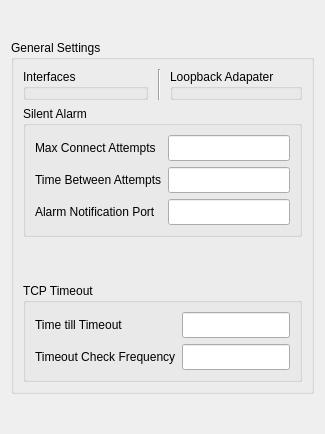
        <widget class="QWidget" name="generalPage">
         <layout class="QVBoxLayout" name="genVertBox">
          <property name="spacing">
           <number>0</number>
          </property>
          <property name="topMargin">
           <number>0</number>
          </property>
          <property name="bottomMargin">
           <number>0</number>
          </property>
          <item>
           <spacer name="genSettingsSpacer_2">
            <property name="orientation">
             <enum>Qt::Vertical</enum>
            </property>
            <property name="sizeHint" stdset="0">
             <size>
              <width>20</width>
              <height>40</height>
             </size>
            </property>
           </spacer>
          </item>
          <item>
           <widget class="QGroupBox" name="genGroupBox">
            <property name="title">
             <string>General Settings</string>
            </property>
            <property name="flat">
             <bool>true</bool>
            </property>
            <layout class="QVBoxLayout" name="verticalLayout">
             <item>
              <layout class="QHBoxLayout" name="interfaceHLayout">
               <item>
                <widget class="QGroupBox" name="interfaceGroupBox">
                 <property name="sizePolicy">
                  <sizepolicy hsizetype="MinimumExpanding" vsizetype="MinimumExpanding">
                   <horstretch>0</horstretch>
                   <verstretch>0</verstretch>
                  </sizepolicy>
                 </property>
                 <property name="title">
                  <string>Interfaces</string>
                 </property>
                 <property name="alignment">
                  <set>Qt::AlignLeading|Qt::AlignLeft|Qt::AlignTop</set>
                 </property>
                 <layout class="QVBoxLayout" name="interfaceGroupBoxVLayout" stretch="">
                  <property name="topMargin">
                   <number>0</number>
                  </property>
                  <property name="rightMargin">
                   <number>0</number>
                  </property>
                  <property name="bottomMargin">
                   <number>0</number>
                  </property>
                 </layout>
                </widget>
               </item>
               <item>
                <widget class="Line" name="IFVLine">
                 <property name="minimumSize">
                  <size>
                   <width>10</width>
                   <height>0</height>
                  </size>
                 </property>
                 <property name="orientation">
                  <enum>Qt::Vertical</enum>
                 </property>
                </widget>
               </item>
               <item>
                <widget class="QGroupBox" name="loopbackGroupBox">
                 <property name="sizePolicy">
                  <sizepolicy hsizetype="MinimumExpanding" vsizetype="MinimumExpanding">
                   <horstretch>0</horstretch>
                   <verstretch>0</verstretch>
                  </sizepolicy>
                 </property>
                 <property name="title">
                  <string>Loopback Adapater</string>
                 </property>
                 <property name="alignment">
                  <set>Qt::AlignLeading|Qt::AlignLeft|Qt::AlignTop</set>
                 </property>
                 <layout class="QVBoxLayout" name="loopbackGroupBoxVLayout" stretch="">
                  <property name="topMargin">
                   <number>0</number>
                  </property>
                  <property name="rightMargin">
                   <number>0</number>
                  </property>
                  <property name="bottomMargin">
                   <number>0</number>
                  </property>
                 </layout>
                </widget>
               </item>
              </layout>
             </item>
             <item>
              <widget class="QGroupBox" name="saGroupBox">
               <property name="title">
                <string>Silent Alarm</string>
               </property>
               <property name="flat">
                <bool>true</bool>
               </property>
               <layout class="QFormLayout" name="formLayout_4">
                <item row="4" column="0">
                 <widget class="QLabel" name="saPortLabel">
                  <property name="sizePolicy">
                   <sizepolicy hsizetype="Preferred" vsizetype="Fixed">
                    <horstretch>0</horstretch>
                    <verstretch>0</verstretch>
                   </sizepolicy>
                  </property>
                  <property name="minimumSize">
                   <size>
                    <width>0</width>
                    <height>26</height>
                   </size>
                  </property>
                  <property name="maximumSize">
                   <size>
                    <width>16777215</width>
                    <height>26</height>
                   </size>
                  </property>
                  <property name="toolTip">
                   <string>&lt;!DOCTYPE HTML PUBLIC &quot;-//W3C//DTD HTML 4.0//EN&quot; &quot;http://www.w3.org/TR/REC-html40/strict.dtd&quot;&gt;
&lt;html&gt;&lt;head&gt;&lt;meta name=&quot;qrichtext&quot; content=&quot;1&quot; /&gt;&lt;style type=&quot;text/css&quot;&gt;
p, li { white-space: pre-wrap; }
&lt;/style&gt;&lt;/head&gt;&lt;body style=&quot; font-family:'Sans Serif'; font-size:9pt; font-weight:400; font-style:normal;&quot;&gt;
&lt;table border=&quot;0&quot; style=&quot;-qt-table-type: root; margin-top:4px; margin-bottom:4px; margin-left:4px; margin-right:4px;&quot;&gt;
&lt;tr&gt;
&lt;td style=&quot;border: none;&quot;&gt;
&lt;p align=&quot;center&quot; style=&quot; margin-top:0px; margin-bottom:0px; margin-left:0px; margin-right:0px; -qt-block-indent:0; text-indent:0px;&quot;&gt;The port to send silent alarams on.&lt;/p&gt;&lt;/td&gt;&lt;/tr&gt;&lt;/table&gt;&lt;/body&gt;&lt;/html&gt;</string>
                  </property>
                  <property name="text">
                   <string>Alarm Notification Port</string>
                  </property>
                 </widget>
                </item>
                <item row="4" column="1">
                 <widget class="QLineEdit" name="saPortEdit">
                  <property name="sizePolicy">
                   <sizepolicy hsizetype="Expanding" vsizetype="Fixed">
                    <horstretch>0</horstretch>
                    <verstretch>0</verstretch>
                   </sizepolicy>
                  </property>
                  <property name="minimumSize">
                   <size>
                    <width>0</width>
                    <height>26</height>
                   </size>
                  </property>
                  <property name="maximumSize">
                   <size>
                    <width>16777215</width>
                    <height>26</height>
                   </size>
                  </property>
                  <property name="toolTip">
                   <string>&lt;!DOCTYPE HTML PUBLIC &quot;-//W3C//DTD HTML 4.0//EN&quot; &quot;http://www.w3.org/TR/REC-html40/strict.dtd&quot;&gt;
&lt;html&gt;&lt;head&gt;&lt;meta name=&quot;qrichtext&quot; content=&quot;1&quot; /&gt;&lt;style type=&quot;text/css&quot;&gt;
p, li { white-space: pre-wrap; }
&lt;/style&gt;&lt;/head&gt;&lt;body style=&quot; font-family:'Sans Serif'; font-size:9pt; font-weight:400; font-style:normal;&quot;&gt;
&lt;table border=&quot;0&quot; style=&quot;-qt-table-type: root; margin-top:4px; margin-bottom:4px; margin-left:4px; margin-right:4px;&quot;&gt;
&lt;tr&gt;
&lt;td style=&quot;border: none;&quot;&gt;
&lt;p align=&quot;center&quot; style=&quot; margin-top:0px; margin-bottom:0px; margin-left:0px; margin-right:0px; -qt-block-indent:0; text-indent:0px;&quot;&gt;The port to send silent alarams on.&lt;/p&gt;&lt;/td&gt;&lt;/tr&gt;&lt;/table&gt;&lt;/body&gt;&lt;/html&gt;</string>
                  </property>
                 </widget>
                </item>
                <item row="1" column="1">
                 <widget class="QLineEdit" name="saAttemptsMaxEdit">
                  <property name="minimumSize">
                   <size>
                    <width>0</width>
                    <height>26</height>
                   </size>
                  </property>
                  <property name="maximumSize">
                   <size>
                    <width>16777215</width>
                    <height>26</height>
                   </size>
                  </property>
                  <property name="font">
                   <font>
                    <kerning>true</kerning>
                   </font>
                  </property>
                  <property name="toolTip">
                   <string>&lt;!DOCTYPE HTML PUBLIC &quot;-//W3C//DTD HTML 4.0//EN&quot; &quot;http://www.w3.org/TR/REC-html40/strict.dtd&quot;&gt;
&lt;html&gt;&lt;head&gt;&lt;meta name=&quot;qrichtext&quot; content=&quot;1&quot; /&gt;&lt;style type=&quot;text/css&quot;&gt;
p, li { white-space: pre-wrap; }
&lt;/style&gt;&lt;/head&gt;&lt;body style=&quot; font-family:'Sans Serif'; font-size:9pt; font-weight:400; font-style:normal;&quot;&gt;
&lt;table border=&quot;0&quot; style=&quot;-qt-table-type: root; margin-top:4px; margin-bottom:4px; margin-left:4px; margin-right:4px;&quot;&gt;
&lt;tr&gt;
&lt;td style=&quot;border: none;&quot;&gt;
&lt;p align=&quot;center&quot; style=&quot; margin-top:0px; margin-bottom:0px; margin-left:0px; margin-right:0px; -qt-block-indent:0; text-indent:0px;&quot;&gt;The IP address to send silent alarams from.&lt;/p&gt;&lt;/td&gt;&lt;/tr&gt;&lt;/table&gt;&lt;/body&gt;&lt;/html&gt;</string>
                  </property>
                 </widget>
                </item>
                <item row="1" column="0">
                 <widget class="QLabel" name="saAttemptsMaxLabel">
                  <property name="sizePolicy">
                   <sizepolicy hsizetype="Preferred" vsizetype="Fixed">
                    <horstretch>0</horstretch>
                    <verstretch>0</verstretch>
                   </sizepolicy>
                  </property>
                  <property name="minimumSize">
                   <size>
                    <width>0</width>
                    <height>26</height>
                   </size>
                  </property>
                  <property name="maximumSize">
                   <size>
                    <width>16777215</width>
                    <height>26</height>
                   </size>
                  </property>
                  <property name="toolTip">
                   <string>&lt;!DOCTYPE HTML PUBLIC &quot;-//W3C//DTD HTML 4.0//EN&quot; &quot;http://www.w3.org/TR/REC-html40/strict.dtd&quot;&gt;
&lt;html&gt;&lt;head&gt;&lt;meta name=&quot;qrichtext&quot; content=&quot;1&quot; /&gt;&lt;style type=&quot;text/css&quot;&gt;
p, li { white-space: pre-wrap; }
&lt;/style&gt;&lt;/head&gt;&lt;body style=&quot; font-family:'Sans Serif'; font-size:9pt; font-weight:400; font-style:normal;&quot;&gt;
&lt;table border=&quot;0&quot; style=&quot;-qt-table-type: root; margin-top:4px; margin-bottom:4px; margin-left:4px; margin-right:4px;&quot;&gt;
&lt;tr&gt;
&lt;td style=&quot;border: none;&quot;&gt;
&lt;p align=&quot;center&quot; style=&quot; margin-top:0px; margin-bottom:0px; margin-left:0px; margin-right:0px; -qt-block-indent:0; text-indent:0px;&quot;&gt;The IP address to send silent alarams from.&lt;/p&gt;&lt;/td&gt;&lt;/tr&gt;&lt;/table&gt;&lt;/body&gt;&lt;/html&gt;</string>
                  </property>
                  <property name="text">
                   <string>Max Connect Attempts</string>
                  </property>
                 </widget>
                </item>
                <item row="2" column="0">
                 <widget class="QLabel" name="saAttemptsTimeLabel">
                  <property name="sizePolicy">
                   <sizepolicy hsizetype="Preferred" vsizetype="Fixed">
                    <horstretch>0</horstretch>
                    <verstretch>0</verstretch>
                   </sizepolicy>
                  </property>
                  <property name="minimumSize">
                   <size>
                    <width>0</width>
                    <height>26</height>
                   </size>
                  </property>
                  <property name="maximumSize">
                   <size>
                    <width>16777215</width>
                    <height>26</height>
                   </size>
                  </property>
                  <property name="toolTip">
                   <string>&lt;!DOCTYPE HTML PUBLIC &quot;-//W3C//DTD HTML 4.0//EN&quot; &quot;http://www.w3.org/TR/REC-html40/strict.dtd&quot;&gt;
&lt;html&gt;&lt;head&gt;&lt;meta name=&quot;qrichtext&quot; content=&quot;1&quot; /&gt;&lt;style type=&quot;text/css&quot;&gt;
p, li { white-space: pre-wrap; }
&lt;/style&gt;&lt;/head&gt;&lt;body style=&quot; font-family:'Sans Serif'; font-size:9pt; font-weight:400; font-style:normal;&quot;&gt;
&lt;table border=&quot;0&quot; style=&quot;-qt-table-type: root; margin-top:4px; margin-bottom:4px; margin-left:4px; margin-right:4px;&quot;&gt;
&lt;tr&gt;
&lt;td style=&quot;border: none;&quot;&gt;
&lt;p align=&quot;center&quot; style=&quot; margin-top:0px; margin-bottom:0px; margin-left:0px; margin-right:0px; -qt-block-indent:0; text-indent:0px;&quot;&gt;The IP address to send silent alarams from.&lt;/p&gt;&lt;/td&gt;&lt;/tr&gt;&lt;/table&gt;&lt;/body&gt;&lt;/html&gt;</string>
                  </property>
                  <property name="text">
                   <string>Time Between Attempts</string>
                  </property>
                 </widget>
                </item>
                <item row="2" column="1">
                 <widget class="QLineEdit" name="saAttemptsTimeEdit">
                  <property name="minimumSize">
                   <size>
                    <width>0</width>
                    <height>26</height>
                   </size>
                  </property>
                  <property name="maximumSize">
                   <size>
                    <width>16777215</width>
                    <height>26</height>
                   </size>
                  </property>
                  <property name="font">
                   <font>
                    <kerning>true</kerning>
                   </font>
                  </property>
                  <property name="toolTip">
                   <string>&lt;!DOCTYPE HTML PUBLIC &quot;-//W3C//DTD HTML 4.0//EN&quot; &quot;http://www.w3.org/TR/REC-html40/strict.dtd&quot;&gt;
&lt;html&gt;&lt;head&gt;&lt;meta name=&quot;qrichtext&quot; content=&quot;1&quot; /&gt;&lt;style type=&quot;text/css&quot;&gt;
p, li { white-space: pre-wrap; }
&lt;/style&gt;&lt;/head&gt;&lt;body style=&quot; font-family:'Sans Serif'; font-size:9pt; font-weight:400; font-style:normal;&quot;&gt;
&lt;table border=&quot;0&quot; style=&quot;-qt-table-type: root; margin-top:4px; margin-bottom:4px; margin-left:4px; margin-right:4px;&quot;&gt;
&lt;tr&gt;
&lt;td style=&quot;border: none;&quot;&gt;
&lt;p align=&quot;center&quot; style=&quot; margin-top:0px; margin-bottom:0px; margin-left:0px; margin-right:0px; -qt-block-indent:0; text-indent:0px;&quot;&gt;The IP address to send silent alarams from.&lt;/p&gt;&lt;/td&gt;&lt;/tr&gt;&lt;/table&gt;&lt;/body&gt;&lt;/html&gt;</string>
                  </property>
                 </widget>
                </item>
               </layout>
              </widget>
             </item>
             <item>
              <spacer name="verticalSpacer_2">
               <property name="orientation">
                <enum>Qt::Vertical</enum>
               </property>
               <property name="sizeHint" stdset="0">
                <size>
                 <width>20</width>
                 <height>40</height>
                </size>
               </property>
              </spacer>
             </item>
             <item>
              <widget class="QGroupBox" name="tcpGroupBox">
               <property name="title">
                <string>TCP Timeout</string>
               </property>
               <property name="flat">
                <bool>true</bool>
               </property>
               <layout class="QFormLayout" name="formLayout_3">
                <item row="0" column="0">
                 <widget class="QLabel" name="tcpTimeoutLabel">
                  <property name="minimumSize">
                   <size>
                    <width>0</width>
                    <height>26</height>
                   </size>
                  </property>
                  <property name="maximumSize">
                   <size>
                    <width>16777215</width>
                    <height>26</height>
                   </size>
                  </property>
                  <property name="toolTip">
                   <string>&lt;!DOCTYPE HTML PUBLIC &quot;-//W3C//DTD HTML 4.0//EN&quot; &quot;http://www.w3.org/TR/REC-html40/strict.dtd&quot;&gt;
&lt;html&gt;&lt;head&gt;&lt;meta name=&quot;qrichtext&quot; content=&quot;1&quot; /&gt;&lt;style type=&quot;text/css&quot;&gt;
p, li { white-space: pre-wrap; }
&lt;/style&gt;&lt;/head&gt;&lt;body style=&quot; font-family:'Sans Serif'; font-size:9pt; font-weight:400; font-style:normal;&quot;&gt;
&lt;table border=&quot;0&quot; style=&quot;-qt-table-type: root; margin-top:4px; margin-bottom:4px; margin-left:4px; margin-right:4px;&quot;&gt;
&lt;tr&gt;
&lt;td style=&quot;border: none;&quot;&gt;
&lt;p align=&quot;center&quot; style=&quot; margin-top:0px; margin-bottom:0px; margin-left:0px; margin-right:0px; -qt-block-indent:0; text-indent:0px;&quot;&gt;How long to wait (in seconds) before considering a TCP session as timed out.&lt;/p&gt;&lt;/td&gt;&lt;/tr&gt;&lt;/table&gt;&lt;/body&gt;&lt;/html&gt;</string>
                  </property>
                  <property name="text">
                   <string>Time till Timeout</string>
                  </property>
                 </widget>
                </item>
                <item row="0" column="1">
                 <widget class="QLineEdit" name="tcpTimeoutEdit">
                  <property name="minimumSize">
                   <size>
                    <width>0</width>
                    <height>26</height>
                   </size>
                  </property>
                  <property name="maximumSize">
                   <size>
                    <width>16777215</width>
                    <height>26</height>
                   </size>
                  </property>
                  <property name="toolTip">
                   <string>&lt;!DOCTYPE HTML PUBLIC &quot;-//W3C//DTD HTML 4.0//EN&quot; &quot;http://www.w3.org/TR/REC-html40/strict.dtd&quot;&gt;
&lt;html&gt;&lt;head&gt;&lt;meta name=&quot;qrichtext&quot; content=&quot;1&quot; /&gt;&lt;style type=&quot;text/css&quot;&gt;
p, li { white-space: pre-wrap; }
&lt;/style&gt;&lt;/head&gt;&lt;body style=&quot; font-family:'Sans Serif'; font-size:9pt; font-weight:400; font-style:normal;&quot;&gt;
&lt;table border=&quot;0&quot; style=&quot;-qt-table-type: root; margin-top:4px; margin-bottom:4px; margin-left:4px; margin-right:4px;&quot;&gt;
&lt;tr&gt;
&lt;td style=&quot;border: none;&quot;&gt;
&lt;p align=&quot;center&quot; style=&quot; margin-top:0px; margin-bottom:0px; margin-left:0px; margin-right:0px; -qt-block-indent:0; text-indent:0px;&quot;&gt;How long to wait (in seconds) before considering a TCP session as timed out.&lt;/p&gt;&lt;/td&gt;&lt;/tr&gt;&lt;/table&gt;&lt;/body&gt;&lt;/html&gt;</string>
                  </property>
                 </widget>
                </item>
                <item row="1" column="0">
                 <widget class="QLabel" name="tcpFrequencyLabel">
                  <property name="minimumSize">
                   <size>
                    <width>0</width>
                    <height>26</height>
                   </size>
                  </property>
                  <property name="maximumSize">
                   <size>
                    <width>16777215</width>
                    <height>26</height>
                   </size>
                  </property>
                  <property name="toolTip">
                   <string>&lt;!DOCTYPE HTML PUBLIC &quot;-//W3C//DTD HTML 4.0//EN&quot; &quot;http://www.w3.org/TR/REC-html40/strict.dtd&quot;&gt;
&lt;html&gt;&lt;head&gt;&lt;meta name=&quot;qrichtext&quot; content=&quot;1&quot; /&gt;&lt;style type=&quot;text/css&quot;&gt;
p, li { white-space: pre-wrap; }
&lt;/style&gt;&lt;/head&gt;&lt;body style=&quot; font-family:'Sans Serif'; font-size:9pt; font-weight:400; font-style:normal;&quot;&gt;
&lt;table border=&quot;0&quot; style=&quot;-qt-table-type: root; margin-top:4px; margin-bottom:4px; margin-left:4px; margin-right:4px;&quot;&gt;
&lt;tr&gt;
&lt;td style=&quot;border: none;&quot;&gt;
&lt;p align=&quot;center&quot; style=&quot; margin-top:0px; margin-bottom:0px; margin-left:0px; margin-right:0px; -qt-block-indent:0; text-indent:0px;&quot;&gt;How long to wait (in seconds) between checking for timed out TCP sessions.&lt;/p&gt;&lt;/td&gt;&lt;/tr&gt;&lt;/table&gt;&lt;/body&gt;&lt;/html&gt;</string>
                  </property>
                  <property name="text">
                   <string>Timeout Check Frequency</string>
                  </property>
                 </widget>
                </item>
                <item row="1" column="1">
                 <widget class="QLineEdit" name="tcpFrequencyEdit">
                  <property name="minimumSize">
                   <size>
                    <width>0</width>
                    <height>26</height>
                   </size>
                  </property>
                  <property name="maximumSize">
                   <size>
                    <width>16777215</width>
                    <height>26</height>
                   </size>
                  </property>
                  <property name="toolTip">
                   <string>&lt;!DOCTYPE HTML PUBLIC &quot;-//W3C//DTD HTML 4.0//EN&quot; &quot;http://www.w3.org/TR/REC-html40/strict.dtd&quot;&gt;
&lt;html&gt;&lt;head&gt;&lt;meta name=&quot;qrichtext&quot; content=&quot;1&quot; /&gt;&lt;style type=&quot;text/css&quot;&gt;
p, li { white-space: pre-wrap; }
&lt;/style&gt;&lt;/head&gt;&lt;body style=&quot; font-family:'Sans Serif'; font-size:9pt; font-weight:400; font-style:normal;&quot;&gt;
&lt;table border=&quot;0&quot; style=&quot;-qt-table-type: root; margin-top:4px; margin-bottom:4px; margin-left:4px; margin-right:4px;&quot;&gt;
&lt;tr&gt;
&lt;td style=&quot;border: none;&quot;&gt;
&lt;p align=&quot;center&quot; style=&quot; margin-top:0px; margin-bottom:0px; margin-left:0px; margin-right:0px; -qt-block-indent:0; text-indent:0px;&quot;&gt;How long to wait (in seconds) between checking for timed out TCP sessions.&lt;/p&gt;&lt;/td&gt;&lt;/tr&gt;&lt;/table&gt;&lt;/body&gt;&lt;/html&gt;</string>
                  </property>
                 </widget>
                </item>
               </layout>
              </widget>
             </item>
            </layout>
           </widget>
          </item>
          <item>
           <spacer name="genSettingsSpacer">
            <property name="orientation">
             <enum>Qt::Vertical</enum>
            </property>
            <property name="sizeHint" stdset="0">
             <size>
              <width>20</width>
              <height>40</height>
             </size>
            </property>
           </spacer>
          </item>
         </layout>
        </widget>
